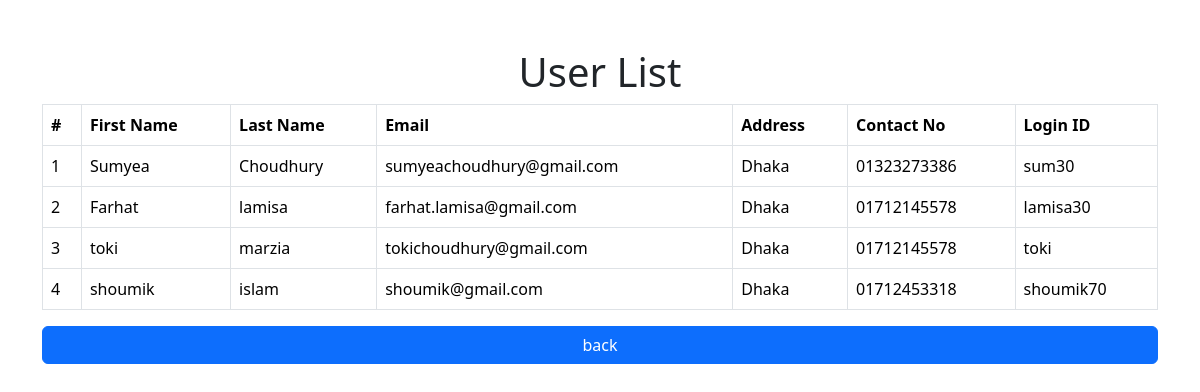
Screenshot of /display.php with the database file from the repository.
### tables this page shows
CREATE TABLE `readers` (
  `User_ID` int(11) NOT NULL,
  `FirstName` varchar(50) DEFAULT NULL,
  `LastName` varchar(50) DEFAULT NULL,
  `Email` varchar(100) DEFAULT NULL,
  `Address` varchar(200) DEFAULT NULL,
  `ContactNo` varchar(20) DEFAULT NULL,
  `Login_ID` varchar(20) DEFAULT NULL
);

### display.php (the view, shortened to what this page needs)
<?php
include "connect.php";
$sql = "SELECT * FROM readers";
$result = mysqli_query($conn, $sql);
?>
<!DOCTYPE html>
<html lang="en">
<head>
    <link href="https://cdn.jsdelivr.net/npm/bootstrap@5.3.3/dist/css/bootstrap.min.css" rel="stylesheet">
</head>
<body>
    <div class="container mt-5">
        <h1 class="text-center">User List</h1>
        <table class="table table-bordered">
            <thead>
                <tr>
                    <th>#</th>
                    <th>First Name</th>
                    <th>Last Name</th>
                    <th>Email</th>
                    <th>Address</th>
                    <th>Contact No</th>
                    <th>Login ID</th>
                </tr>
            </thead>
            <tbody>
                <?php
                $counter = 1;
                while ($row = mysqli_fetch_assoc($result)) {
                    echo "<tr>";
                    echo "<td>" . $counter . "</td>";
                    echo "<td>" . htmlspecialchars($row['FirstName']) . "</td>";
                    echo "<td>" . htmlspecialchars($row['LastName']) . "</td>";
                    echo "<td>" . htmlspecialchars($row['Email']) . "</td>";
                    echo "<td>" . htmlspecialchars($row['Address']) . "</td>";
                    echo "<td>" . htmlspecialchars($row['ContactNo']) . "</td>";
                    echo "<td>" . htmlspecialchars($row['Login_ID']) . "</td>";
                    echo "</tr>";
                    $counter++;
                }
                ?>
            </tbody>
        </table>
        <a href="home.php" class="btn btn-primary
        w-100">back</a>
    </div>
</body>
</html>

### rows the page displays
readers: FirstName "Sumyea", LastName "Choudhury", Email "sumyeachoudhury@gmail.com", Address "Dhaka", ContactNo "01323273386", Login_ID "sum30"
readers: FirstName "Farhat", LastName "lamisa", Email "farhat.lamisa@gmail.com", Address "Dhaka", ContactNo "01712145578", Login_ID "lamisa30"
readers: FirstName "toki", LastName "marzia", Email "tokichoudhury@gmail.com", Address "Dhaka", ContactNo "01712145578", Login_ID "toki"
readers: FirstName "shoumik", LastName "islam", Email "shoumik@gmail.com", Address "Dhaka", ContactNo "01712453318", Login_ID "shoumik70"
